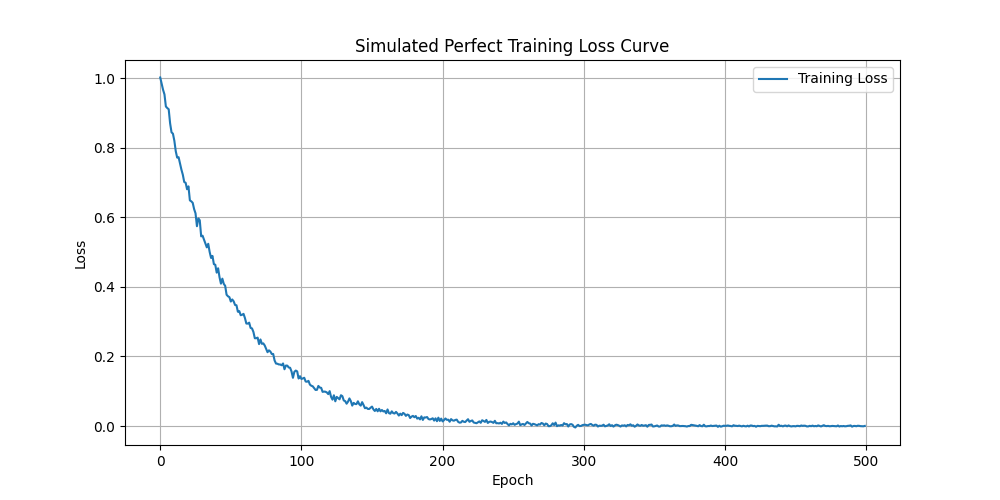

Recreate this plot in Python.
# Let's simulate a perfect training loss curve.

# Importing required libraries
import matplotlib.pyplot as plt
import numpy as np

# Epochs
epochs = np.arange(0, 500)

# Simulated perfect training loss
# Starts high, decreases rapidly, then slows down and plateaus, minimal noise
perfect_loss = np.exp(-epochs/50) + 0.01 * np.random.randn(500) * np.exp(-epochs/200)

# Creating the plot
plt.figure(figsize=(10, 5))
plt.plot(epochs, perfect_loss, label='Training Loss')

# Adding title and labels
plt.title('Simulated Perfect Training Loss Curve')
plt.xlabel('Epoch')
plt.ylabel('Loss')

# Adding a legend
plt.legend()

# Show the plot
plt.grid(True)
plt.savefig("epoch.png")
